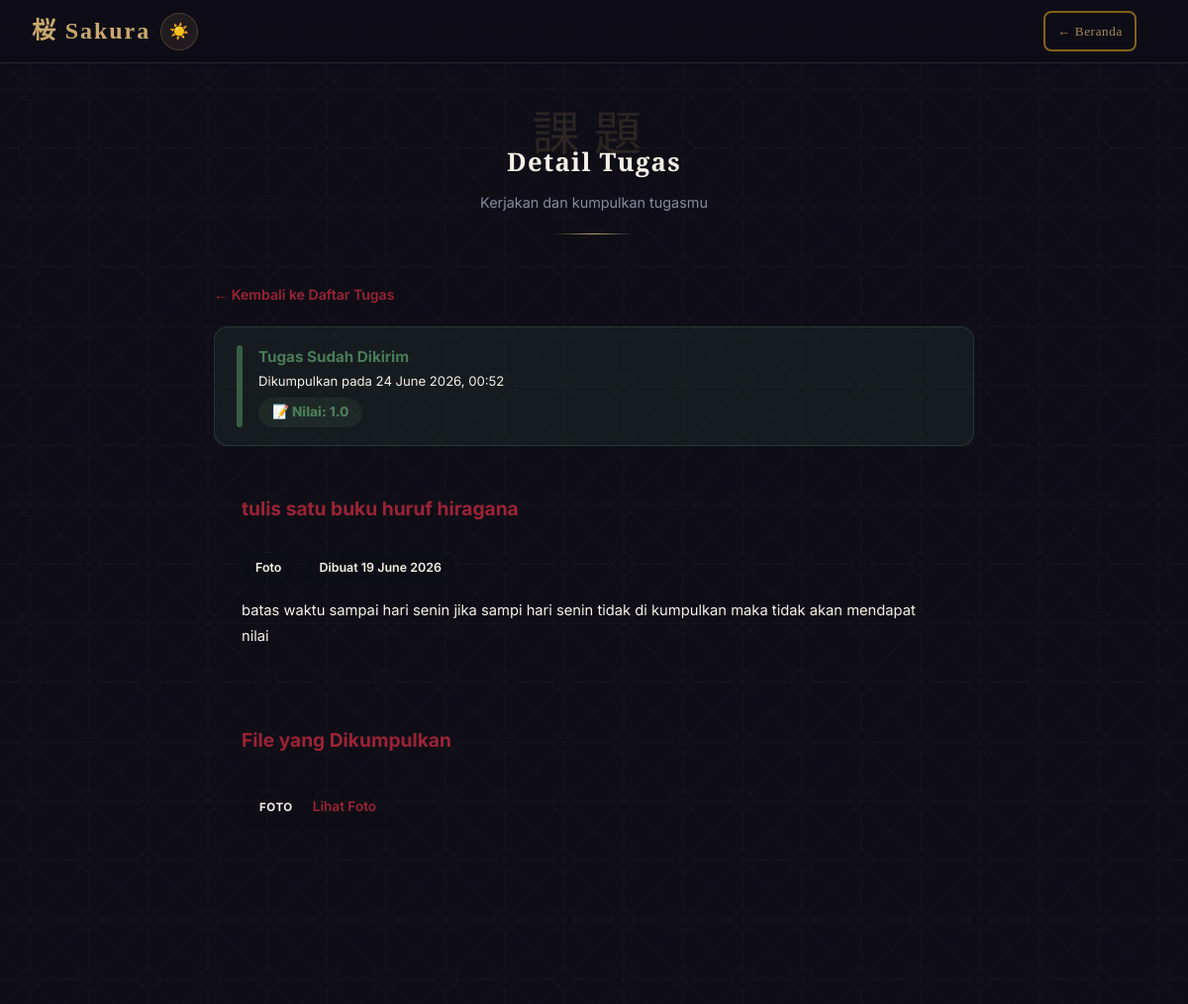
Page /tugas_detail.php?id=11 (signed in) on the committed database.
### tables this page shows
CREATE TABLE `tugas_submissions` (
  `id` int UNSIGNED NOT NULL,
  `tugas_id` int UNSIGNED NOT NULL,
  `user_id` int UNSIGNED NOT NULL,
  `catatan` text COMMENT 'Catatan opsional dari user',
  `file_foto` varchar(500) DEFAULT NULL COMMENT 'Path file foto yang diunggah',
  `file_video` varchar(500) DEFAULT NULL COMMENT 'Path file video yang diunggah',
  `nilai` decimal(5,2) DEFAULT NULL COMMENT 'Nilai tugas (0-100), diisi admin',
  `feedback` text COMMENT 'Catatan/feedback dari admin',
  `graded_at` timestamp NULL DEFAULT NULL COMMENT 'Waktu penilaian',
  `submitted_at` timestamp NULL DEFAULT CURRENT_TIMESTAMP,
  `updated_at` timestamp NULL DEFAULT CURRENT_TIMESTAMP ON UPDATE CURRENT_TIMESTAMP
);

CREATE TABLE `tugas` (
  `id` int UNSIGNED NOT NULL,
  `judul` varchar(200) NOT NULL,
  `deskripsi` longtext COMMENT 'Konten teks / HTML tugas',
  `video_url` varchar(1000) DEFAULT NULL COMMENT 'URL video embed (YouTube, dsb)',
  `tipe_upload` enum('foto','video','foto_video') NOT NULL DEFAULT 'foto' COMMENT 'Jenis file yang wajib diunggah user',
  `status` enum('draft','published','closed') NOT NULL DEFAULT 'draft',
  `deadline` datetime DEFAULT NULL COMMENT 'Batas waktu pengumpulan tugas (opsional)',
  `created_by` int UNSIGNED NOT NULL,
  `created_at` timestamp NULL DEFAULT CURRENT_TIMESTAMP,
  `updated_at` timestamp NULL DEFAULT CURRENT_TIMESTAMP ON UPDATE CURRENT_TIMESTAMP
);

### tugas_detail.php (the view, shortened to what this page needs)
<?php
$user = getCurrentUser();
$db = getDB();
$tugasId = isset($_GET['id']) ? (int)$_GET['id'] : 0;
$stmt = $db->prepare("SELECT * FROM tugas WHERE id = ? AND status = 'published'");
$stmt->execute([$tugasId]);
$tugas = $stmt->fetch();
$stmt = $db->prepare("SELECT * FROM tugas_submissions WHERE tugas_id = ? AND user_id = ?");
$stmt->execute([$tugasId, $user['id']]);
$submission = $stmt->fetch();
function tipeLabel(string $t): string {
    return match($t) {
        'foto'       => 'Foto',
        'video'      => 'Video',
        'foto_video' => 'Foto & Video',
        default      => $t,
    };
}
?>
<!DOCTYPE html>
<html lang="id">
<head>
  <link rel="stylesheet" href="css/style.css">
</head>
<body class="dashboard-page">
  <div class="asanoha-bg"></div>
  <header class="topbar">
    <div class="topbar-brand">桜 Sakura</div>
    <button class="theme-toggle" onclick="toggleTheme()" title="Mode Terang">☀️</button>
    <a href="beranda.php" class="topbar-back" style="border: 2px solid #a1781e; padding: 8px 12px; border-radius: 8px; text-decoration: none; display: inline-block;">← Beranda</a>
  </header>
  <main class="dashboard-main">
    <section class="welcome-section fade-up">
      <span class="welcome-kanji">課題</span>
      <h1 class="welcome-title">Detail Tugas</h1>
      <p class="welcome-sub">Kerjakan dan kumpulkan tugasmu</p>
      <div class="section-divider"></div>
    </section>
    <div class="td-wrap fade-up delay-1">
      <a href="tugas.php" class="back-link">← Kembali ke Daftar Tugas</a>
      <?php if ($submission): ?>
        <div class="td-status-banner sent">
          <div class="sb-icon"></div>
          <div class="sb-text">
            <h3 style="color:var(--bamboo)">Tugas Sudah Dikirim</h3>
            <p>Dikumpulkan pada <?= date('d F Y, H:i', strtotime($submission['submitted_at'])) ?></p>
            <?php if ($submission['nilai'] !== null): ?>
              <p style="margin-top:6px;">
                <span class="td-nilai-badge">📝 Nilai: <?= number_format((float)$submission['nilai'], 1) ?></span>
              </p>
            <?php else: ?>
              <p style="margin-top:6px; color:var(--text-muted);">⏳ Menunggu penilaian dari admin.</p>
            <?php endif; ?>
          </div>
        </div>
      <?php endif; ?>
      <div class="td-card">
        <h2><?= htmlspecialchars($tugas['judul']) ?></h2>
        <div class="td-meta">
          <span class="td-pill"><?= tipeLabel($tugas['tipe_upload']) ?></span>
          <span class="td-pill">Dibuat <?= date('d F Y', strtotime($tugas['created_at'])) ?></span>
        </div>
        <?php if ($tugas['deskripsi']): ?>
          <div class="td-desc"><?= htmlspecialchars($tugas['deskripsi']) ?></div>
        <?php endif; ?>
      </div>
      <?php if ($submission): ?>
        <div class="td-card">
          <h2>File yang Dikumpulkan</h2>
          <div class="sub-file-row">
            <?php if ($submission['file_foto']): ?>
              <div class="sub-file-item">
                <span class="sub-file-label">Foto</span>
                <a href="<?= htmlspecialchars($submission['file_foto']) ?>" target="_blank">Lihat Foto</a>
              </div>
            <?php endif; ?>
          </div>
        </div>
      <?php endif; ?>
    </div>
  </main>
</body>
</html>

### css/style.css (style rules this page uses)
:root { --navy: #0f0e17; --navy-mid: #1a1a2e; --navy-soft: #16213e; --cream: #f5f0e8; --cream-soft: #ede8de; --gold: #c9a96e; --gold-light: #e8d5a3; --torii: #9b2335; --torii-soft: #c0392b; --bamboo: #4a7c59; --ink: #2c2c3e; --mist: #8a8a9e; --white: #ffffff; --shadow-soft: 0 4px 30px rgba(0,0,0,0.3); --shadow-card: 0 8px 40px rgba(0,0,0,0.4); --radius: 16px; --radius-sm: 8px; --transition: 0.3s cubic-bezier(0.4, 0, 0.2, 1); }
.theme-toggle { width: 38px; height: 38px; border-radius: 50%; background: rgba(201,169,110,0.1); border: 1px solid rgba(201,169,110,0.25); color: var(--gold); font-size: 1rem; cursor: pointer; display: flex; align-items: center; justify-content: center; transition: var(--transition); flex-shrink: 0; }
*, *::before, *::after { box-sizing: border-box; margin: 0; padding: 0; }
html { scroll-behavior: smooth; }
body { font-family: 'Inter', 'Noto Serif JP', sans-serif; background-color: var(--navy); color: var(--cream); min-height: 100vh; overflow-x: hidden; line-height: 1.6; }
.asanoha-bg { position: fixed; inset: 0; z-index: 0; pointer-events: none; }
.dashboard-page { min-height: 100vh; display: flex; flex-direction: column; position: relative; }
.topbar { position: sticky; top: 0; z-index: 250; background: rgba(15,14,23,0.85); backdrop-filter: blur(20px); border-bottom: 1px solid rgba(201,169,110,0.15); padding: 0 32px; min-height: 64px; display: flex; align-items: center; justify-content: space-between; flex-wrap: wrap; gap: 10px; row-gap: 8px; }
.topbar-brand { font-family: 'Noto Serif JP', serif; font-size: 1.5rem; color: var(--gold); letter-spacing: 0.08em; font-weight: 700; }
.dashboard-main { flex: 1; padding: 48px 32px; max-width: 1100px; margin: 0 auto; width: 100%; position: relative; z-index: 1; }
.welcome-section { margin-bottom: 48px; text-align: center; }
.welcome-kanji { font-family: 'Noto Serif JP', serif; font-size: 3rem; color: rgba(201,169,110,0.15); letter-spacing: 0.3em; display: block; line-height: 1; margin-bottom: -16px; }
.welcome-title { font-family: 'Cinzel', serif; font-size: 1.6rem; font-weight: 600; color: var(--cream); letter-spacing: 0.05em; }
.welcome-sub { font-size: 0.9rem; color: var(--mist); margin-top: 8px; }
.section-divider { width: 80px; height: 1px; background: linear-gradient(90deg, transparent, var(--gold), transparent); margin: 20px auto; }
.fade-up { animation: fadeUp 0.6s ease forwards; }
.delay-1 { animation-delay: 0.1s; opacity: 0; }
.topbar-back { margin-left: auto; margin-right: 20px; font-family: 'Cinzel', serif; font-size: 0.82rem; color: var(--gold); text-decoration: none; letter-spacing: 0.05em; opacity: 0.8; transition: opacity 0.2s; }

### rows in the picture
tugas_submissions: submitted_at "24 June 2026, 00:52", nilai "1.0"
tugas: judul "tulis satu buku huruf hiragana", tipe_upload "Foto", created_at "19 June 2026", deskripsi "batas waktu sampai hari senin jika sampi hari senin tidak di kumpulkan maka tidak akan mendapat nilai"
